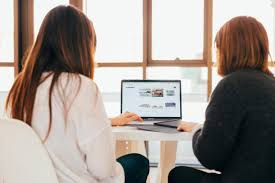
#> input picture resources/picture.jpg, 275 x 183 px
$ python 7.chp1.py
#> lines starting #> are read from the running program, lines starting #| are printed output that depends on the picture
# -*- coding: utf-8 -*-

import cv2 as cv
import numpy as np

img = cv.imread("resources/picture.jpg")
#> img is the input picture: shape (183, 275, 3); mean B, G, R 144.6, 151.1, 160.2

# stacking same image

# 1- Horizontal stack
hor_img = np.hstack((img,img))
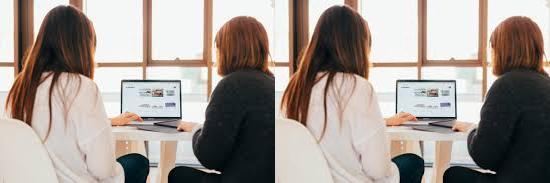
#> hor_img: shape (183, 550, 3); mean B, G, R 144.6, 151.1, 160.2

# 2- Vertical stack
vert_img = np.vstack((img,img))
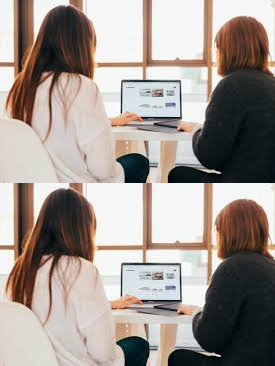
#> vert_img: shape (366, 275, 3); mean B, G, R 144.6, 151.1, 160.2

cv.imshow("horizontal stack", hor_img)
cv.imshow("vertical stack", vert_img)
cv.waitKey(0)
cv.destroyAllWindows()

# you can only stack images of same shape (height,width,colour)
# we cannot resize the stack image
#
